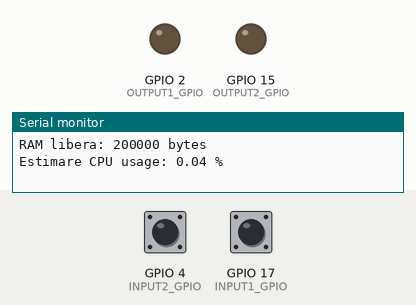
Recording of a sketch running on a simulated ESP32. Parts: output pins drawn as LEDs (lit = HIGH), the last lines printed to the serial monitor. The inputs (shaded band) are chosen by the test bench; at power-on: GPIO 17 (INPUT1_GPIO) HIGH, GPIO 4 (INPUT2_GPIO) HIGH.

Above: at 1.2 s.
1.3 s: GPIO 17 (INPUT1_GPIO) pulled LOW for 0.15 s
At 1.4 s:
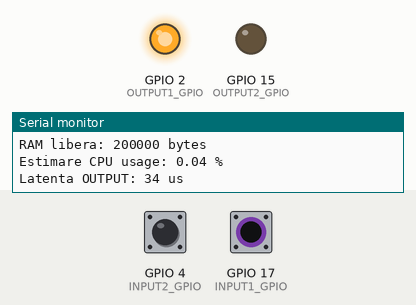
3.0 s: GPIO 4 (INPUT2_GPIO) pulled LOW for 0.15 s
At 3.1 s:
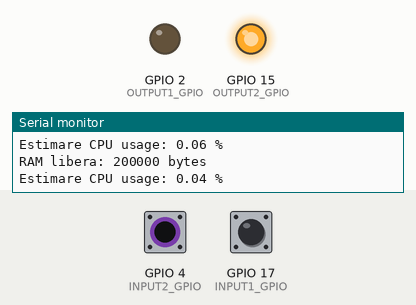
4.7 s: GPIO 4 (INPUT2_GPIO) pulled LOW for 3.2 s
At 8.8 s:
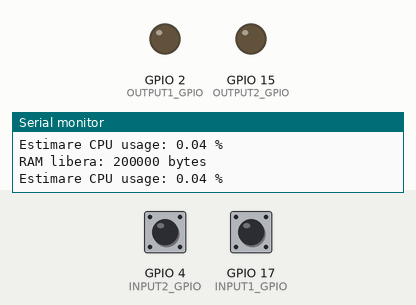
9.4 s: GPIO 17 (INPUT1_GPIO) pulled LOW for 3.2 s
At 10.1 s:
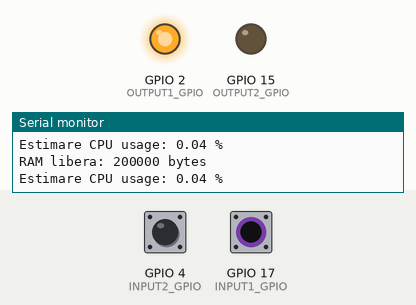
14.1 s: GPIO 4 (INPUT2_GPIO) driven LOW and GPIO 17 (INPUT1_GPIO) driven LOW
At 15.1 s:
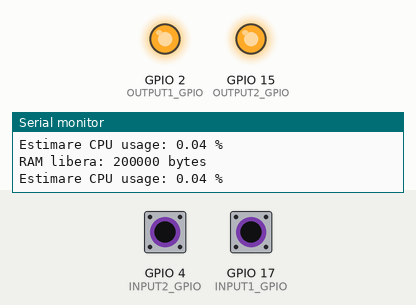
Timing chart, 0 to 16.6 s (numbered marks = the images above; inputs shaded):
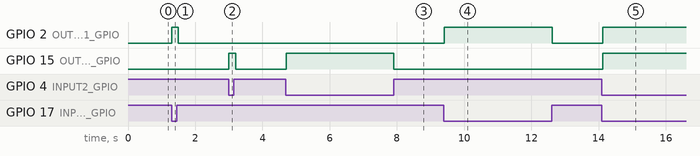

Measured:
- after the input at 1.3 s, GPIO 2 (OUTPUT1_GPIO): LOW → HIGH at once, → LOW 0.20 s later
- after the input at 3.0 s, GPIO 15 (OUTPUT2_GPIO): LOW → HIGH at once, → LOW 0.20 s later
- after the input at 4.7 s, GPIO 15 (OUTPUT2_GPIO): LOW → HIGH at once, → LOW 3.2 s later
- after the input at 9.4 s, GPIO 2 (OUTPUT1_GPIO): LOW → HIGH at once, → LOW 3.2 s later
- after the input at 14.1 s, GPIO 2 (OUTPUT1_GPIO), GPIO 15 (OUTPUT2_GPIO): LOW → HIGH at once

The sketch:

result_ASSIGN.ino
```cpp
// Arduino code generated from .st file

#define INPUT1_GPIO 17
#define INPUT2_GPIO 4
#define OUTPUT1_GPIO 2
#define OUTPUT2_GPIO 15

#include "esp_heap_caps.h"

unsigned long activeTime = 0;
unsigned long lastSecond = millis();
unsigned long latency;

bool press = 0;
bool led_on = 0;

void setup() {
  pinMode(INPUT1_GPIO, INPUT_PULLUP);
  pinMode(INPUT2_GPIO, INPUT_PULLUP);
  pinMode(OUTPUT1_GPIO, OUTPUT);
  pinMode(OUTPUT2_GPIO, OUTPUT);

  Serial.begin(115200);
}

void loop() {
  unsigned long loopStart = micros();
  unsigned long start;

  if (digitalRead(INPUT1_GPIO) == LOW && press == 0) {
    press = 1;
    start = micros();
  }

  bool input1 = (digitalRead(INPUT1_GPIO) == LOW);
  digitalWrite(OUTPUT1_GPIO, input1 ? HIGH : LOW);

  bool input2 = (digitalRead(INPUT2_GPIO) == LOW);
  digitalWrite(OUTPUT2_GPIO, input2 ? HIGH : LOW);

  if (digitalRead(OUTPUT1_GPIO) == 1 && led_on == 0) {
    unsigned long end = micros();
    latency = end - start;
    led_on = 1;

    Serial.print("Latenta OUTPUT: ");
    Serial.print(latency);
    Serial.println(" us");
  }

  unsigned long loopEnd = micros();
  activeTime += (loopEnd - loopStart);

  if (millis() - lastSecond >= 1000) {
    Serial.print("RAM libera: ");
    Serial.print(esp_get_free_heap_size());
    Serial.println(" bytes");

    float cpuUsage = (float)activeTime / 10000.0;
    Serial.print("Estimare CPU usage: ");
    Serial.print(cpuUsage, 2);
    Serial.println(" %");

    activeTime = 0;
    lastSecond = millis();
  }

  delay(100);
}
```
